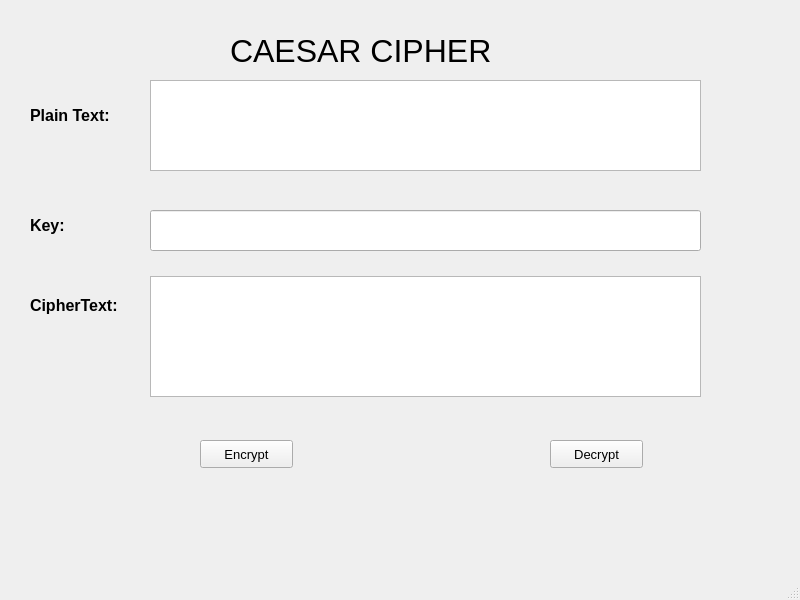
<?xml version="1.0" encoding="UTF-8"?>
<ui version="4.0">
 <class>MainWindow</class>
 <widget class="QMainWindow" name="MainWindow">
  <property name="geometry">
   <rect>
    <x>0</x>
    <y>0</y>
    <width>800</width>
    <height>600</height>
   </rect>
  </property>
  <property name="windowTitle">
   <string>MainWindow</string>
  </property>
  <widget class="QWidget" name="centralwidget">
   <widget class="QLabel" name="label">
    <property name="geometry">
     <rect>
      <x>230</x>
      <y>30</y>
      <width>301</width>
      <height>41</height>
     </rect>
    </property>
    <property name="font">
     <font>
      <pointsize>24</pointsize>
      <weight>50</weight>
      <bold>false</bold>
     </font>
    </property>
    <property name="text">
     <string>CAESAR CIPHER</string>
    </property>
   </widget>
   <widget class="QLabel" name="label_2">
    <property name="geometry">
     <rect>
      <x>30</x>
      <y>100</y>
      <width>111</width>
      <height>31</height>
     </rect>
    </property>
    <property name="font">
     <font>
      <pointsize>12</pointsize>
      <weight>75</weight>
      <bold>true</bold>
     </font>
    </property>
    <property name="text">
     <string>Plain Text:</string>
    </property>
   </widget>
   <widget class="QLabel" name="label_3">
    <property name="geometry">
     <rect>
      <x>30</x>
      <y>210</y>
      <width>51</width>
      <height>31</height>
     </rect>
    </property>
    <property name="font">
     <font>
      <pointsize>12</pointsize>
      <weight>75</weight>
      <bold>true</bold>
     </font>
    </property>
    <property name="text">
     <string>Key:</string>
    </property>
   </widget>
   <widget class="QLabel" name="label_4">
    <property name="geometry">
     <rect>
      <x>30</x>
      <y>290</y>
      <width>121</width>
      <height>31</height>
     </rect>
    </property>
    <property name="font">
     <font>
      <pointsize>12</pointsize>
      <weight>75</weight>
      <bold>true</bold>
     </font>
    </property>
    <property name="text">
     <string>CipherText:</string>
    </property>
   </widget>
   <widget class="QPlainTextEdit" name="txt_plain_text">
    <property name="geometry">
     <rect>
      <x>150</x>
      <y>80</y>
      <width>551</width>
      <height>91</height>
     </rect>
    </property>
    <property name="readOnly">
     <bool>false</bool>
    </property>
   </widget>
   <widget class="QPlainTextEdit" name="txt_cipher_text">
    <property name="geometry">
     <rect>
      <x>150</x>
      <y>276</y>
      <width>551</width>
      <height>121</height>
     </rect>
    </property>
    <property name="readOnly">
     <bool>true</bool>
    </property>
   </widget>
   <widget class="QPushButton" name="btn_encrypt">
    <property name="geometry">
     <rect>
      <x>200</x>
      <y>440</y>
      <width>93</width>
      <height>28</height>
     </rect>
    </property>
    <property name="font">
     <font>
      <pointsize>10</pointsize>
     </font>
    </property>
    <property name="text">
     <string>Encrypt</string>
    </property>
   </widget>
   <widget class="QPushButton" name="btn_decrypt">
    <property name="geometry">
     <rect>
      <x>550</x>
      <y>440</y>
      <width>93</width>
      <height>28</height>
     </rect>
    </property>
    <property name="font">
     <font>
      <pointsize>10</pointsize>
     </font>
    </property>
    <property name="text">
     <string>Decrypt</string>
    </property>
   </widget>
   <widget class="QLineEdit" name="txt_key">
    <property name="geometry">
     <rect>
      <x>150</x>
      <y>210</y>
      <width>551</width>
      <height>41</height>
     </rect>
    </property>
   </widget>
  </widget>
  <widget class="QMenuBar" name="menubar">
   <property name="geometry">
    <rect>
     <x>0</x>
     <y>0</y>
     <width>800</width>
     <height>26</height>
    </rect>
   </property>
  </widget>
  <widget class="QStatusBar" name="statusbar"/>
 </widget>
 <resources/>
 <connections/>
</ui>
